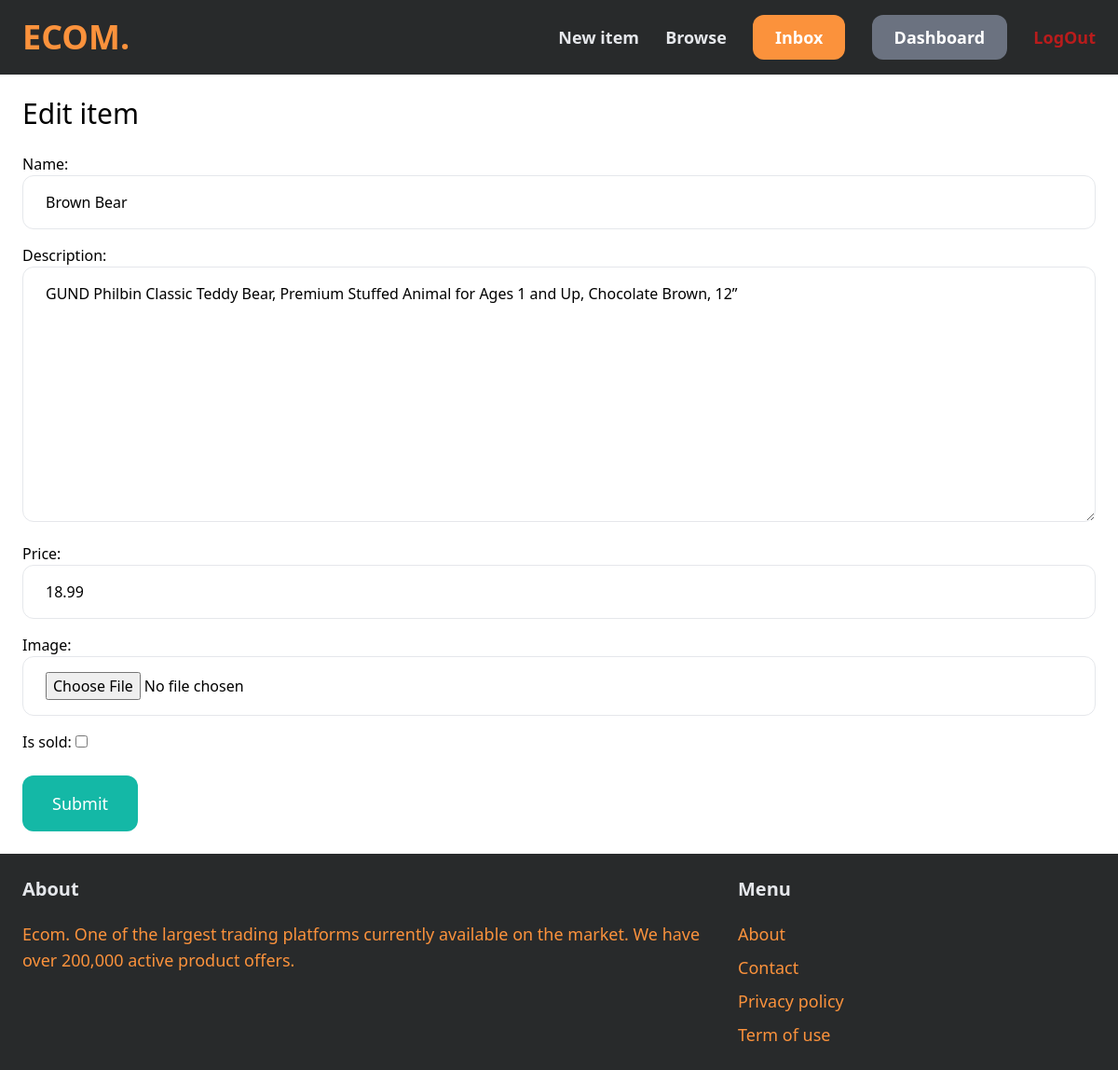
Screenshot of /items/9/edit/ (signed in) with the database file from the repository.
### item/models.py (models this page shows, shortened)
class Item(models.Model):
    category = models.ForeignKey(Category, related_name='items', on_delete=models.CASCADE)
    name = models.CharField(max_length=255)
    description = models.TextField(blank=True, null=True)
    price = models.FloatField()
    image = models.ImageField(upload_to='item_images', blank=True, null=True)
    is_sold = models.BooleanField(default=False)
    created_by = models.ForeignKey(User, related_name='items', on_delete=models.CASCADE)
    created_at = models.DateTimeField(auto_now_add=True)

### item/views.py (the view)
# urls.py: path('<int:pk>/edit/', views.edit, name='edit'),
@login_required
def edit(request, pk):
    item = get_object_or_404(Item, pk=pk, created_by=request.user)
    if request.method == 'POST':
        form = EditItemForm(request.POST, request.FILES, instance=item)
        if form.is_valid():
            form.save()
            return redirect('item:detail', pk=item.id)
    else:
        form = EditItemForm(instance=item)
    return render(request, 'item/form.html', {
        'form': form,
        'title': 'Edit item',
    })

### item/forms.py
class EditItemForm(forms.ModelForm):
    class Meta:
        model = Item
        fields = ('name', 'description', 'price', 'image', 'is_sold')
        widgets = {
            'name': forms.TextInput(attrs={
                'class': INPUT_CLASSES
            }),
            'description': forms.Textarea(attrs={
                'class': INPUT_CLASSES
            }),
            'price': forms.TextInput(attrs={
                'class': INPUT_CLASSES
            }),
            'image': forms.FileInput(attrs={
                'class': INPUT_CLASSES
            })
        }

### item/templates/item/form.html (shortened to what this page needs)
{% extends 'core/base.html' %}
{% block content %}
<h1 class="mb-6 text-3xl">{{ title }}</h1>
<form method="post" action="." enctype="multipart/form-data">
    <div class="space-y-4">
        {{ form.as_p }}
    </div>
    <button class="mt-6 py-4 px-8 text-lg bg-teal-500 hover:bg-teal-700 rounded-xl text-white">Submit</button>
</form>
{% endblock %}

### rows the page displays
Item: name "Brown Bear", description "GUND Philbin Classic Teddy Bear, Premium Stuffed Animal for Ages 1 and Up, Chocolate Brown, 12”", price "18.99"

### other values shown
{{ title }} "Edit item"
